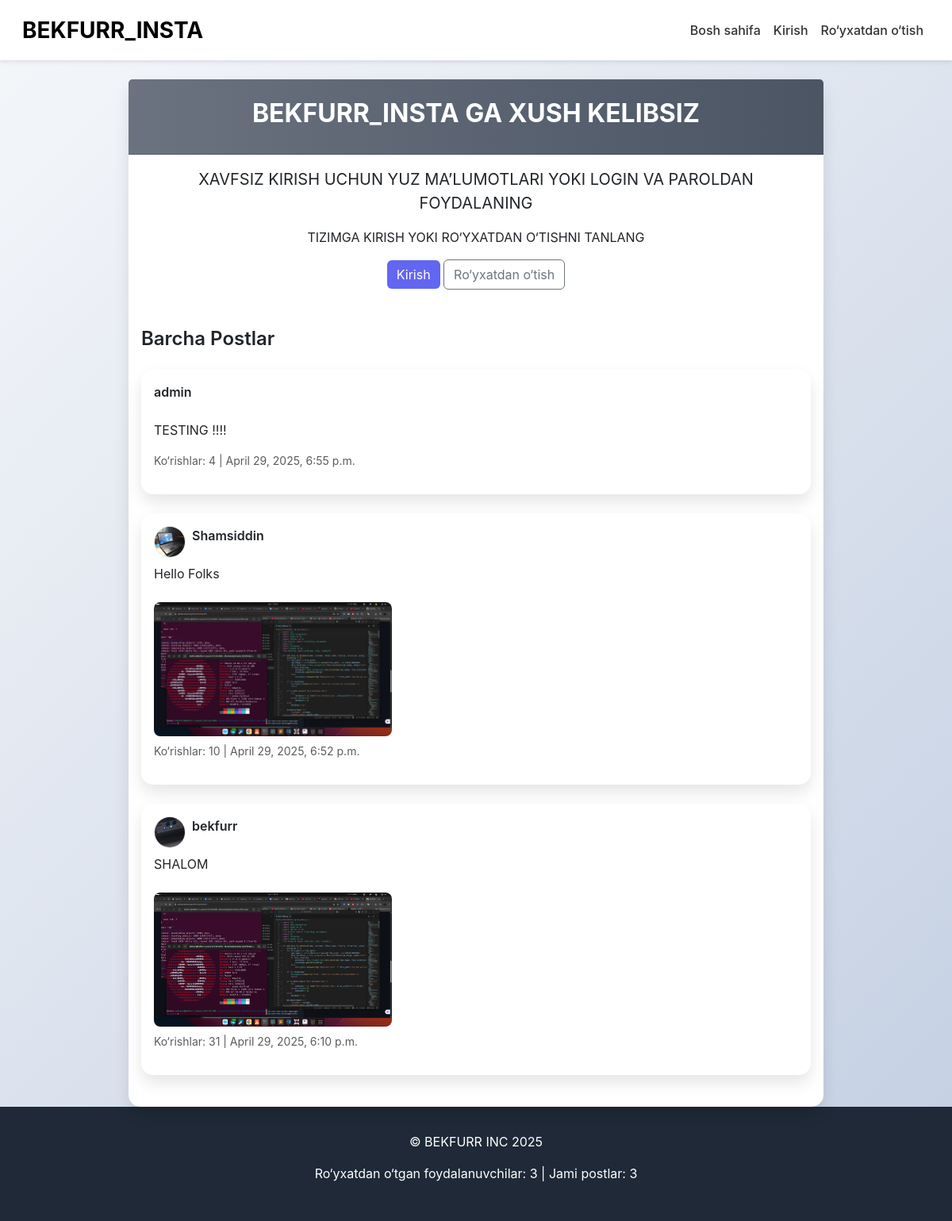
The page / on the database its author committed.
### face_auth/models.py (models this page shows, shortened)
class Post(models.Model):
    user = models.ForeignKey(User, on_delete=models.CASCADE)
    content = models.TextField()
    image = models.ImageField(upload_to='posts/', null=True, blank=True)
    views = models.PositiveIntegerField(default=0)  # Ko‘rishlar soni
    created_at = models.DateTimeField(auto_now_add=True)
    updated_at = models.DateTimeField(auto_now=True)

class FaceProfile(models.Model):
    user = models.OneToOneField(User, on_delete=models.CASCADE)
    face_encoding = models.BinaryField(null=True, blank=True)
    avatar = models.ImageField(upload_to='avatars/', null=True, blank=True)
    created_at = models.DateTimeField(auto_now_add=True)
    updated_at = models.DateTimeField(auto_now=True)

### face_auth/views.py (the view)
# urls.py: path('', views.home, name='home'),
def home(request):
    posts = Post.objects.all().order_by('-created_at')
    for post in posts:
        post.views += 1  # Har ko‘rishda sonni oshirish
        post.save()
    if request.user.is_authenticated and request.user.is_superuser:
        users = User.objects.all()
        return render(request, 'home.html', {'posts': posts, 'users': users})
    return render(request, 'home.html', {'posts': posts})

### face_auth/context_processors.py (called while the page is built)
def site_stats(request):
    return {
        'total_users': User.objects.count(),
        'total_posts': Post.objects.count(),
    }

### templates/home.html (shortened to what this page needs)
{% extends 'base.html' %}
{% block content %}
<div class="card">
    <div class="card-header">
        <h2 class="text-center fs-2 fw-bold">BEKFURR_INSTA GA XUSH KELIBSIZ</h2>
    </div>
    <div class="card-body">
        <div class="text-center mb-5">
            <p class="fs-5">XAVFSIZ KIRISH UCHUN YUZ MA’LUMOTLARI YOKI LOGIN VA PAROLDAN FOYDALANING</p>
            {% if user.is_authenticated %}
                <p>Siz <strong>{{ user.username }}</strong> sifatida tizimga kirdingiz</p>
                <a href="{% url 'dashboard' %}" class="btn btn-primary">Dashboardga o‘tish</a>
                <a href="{% url 'logout' %}" class="btn btn-outline-secondary">Chiqish</a>
            {% else %}
                <p>TIZIMGA KIRISH YOKI RO‘YXATDAN O‘TISHNI TANLANG</p>
                <a href="{% url 'login' %}" class="btn btn-primary">Kirish</a>
                <a href="{% url 'register' %}" class="btn btn-outline-secondary">Ro‘yxatdan o‘tish</a>
            {% endif %}
        </div>
        <div class="mt-5">
            <h4 class="fs-4 fw-semibold mb-4">Barcha Postlar</h4>
            {% for post in posts %}
                <div class="card mb-4">
                    <div class="card-body">
                        <div class="d-flex align-items-center mb-2">
                            {% if post.user.faceprofile.avatar %}
                             <img src="{{ post.user.faceprofile.avatar.url }}" alt="Avatar" class="post-user-avatar rounded-circle me-2">
                            {% endif %}
                            <p class="fw-semibold">{{ post.user.username }}</p>
                        </div>
                        <p>{{ post.content }}</p>
                        {% if post.image %}
                        <img src="{{ post.image.url }}" alt="Post Image" class="zoom-image post-image mt-2">
                        {% endif %}
                        <p class="text-muted small mt-2">Ko‘rishlar: {{ post.views }} | {{ post.created_at }}</p>
                    </div>
                </div>
            {% empty %}
                <p class="text-muted">Hozircha postlar yo‘q</p>
            {% endfor %}
        </div>
    </div>
</div>
{% endblock %}

### templates/base.html (shortened to what this page needs)
<!DOCTYPE html>
<html lang="en">
<head>
    {% load static %}
    <link href="https://cdn.jsdelivr.net/npm/bootstrap@5.3.0/dist/css/bootstrap.min.css" rel="stylesheet">
    <link href="{% static 'css/custom.css' %}" rel="stylesheet">
</head>
<body>
    <nav class="navbar navbar-expand-lg navbar-light sticky-top">
        <div class="container-fluid">
            <a class="navbar-brand fw-bold fs-3" href="{% url 'home' %}">BEKFURR_INSTA</a>
            <div class="collapse navbar-collapse" id="navbarNav">
                <ul class="navbar-nav ms-auto align-items-center">
                    <li class="nav-item">
                        <a class="nav-link" href="{% url 'home' %}">Bosh sahifa</a>
                    </li>
                    {% if user.is_authenticated %}
                        <li class="nav-item">
                            <a class="nav-link" href="{% url 'dashboard' %}">Dashboard</a>
                        </li>
                        {% if user.is_superuser %}
                            <li class="nav-item">
                                <a class="nav-link" href="{% url 'manage_users' %}">Foydalanuvchilarni boshqarish</a>
                            </li>
                        {% endif %}
                        <li class="nav-item d-flex align-items-center">
                            {% if user.faceprofile.avatar %}
                                <img src="{{ user.faceprofile.avatar.url }}" alt="Avatar" class="rounded-circle me-2" width="30" height="30">
                            {% else %}
                                <span class="rounded-circle me-2 user-icon">👤</span>
                            {% endif %}
                            <span class="nav-link fw-semibold">{{ user.username }}</span>
                        </li>
                        <li class="nav-item">
                            <a class="nav-link" href="{% url 'logout' %}">Chiqish</a>
                        </li>
                    {% else %}
                        <li class="nav-item">
                            <a class="nav-link" href="{% url 'login' %}">Kirish</a>
                        </li>
                        <li class="nav-item">
                            <a class="nav-link" href="{% url 'register' %}">Ro‘yxatdan o‘tish</a>
                        </li>
                    {% endif %}
                </ul>
            </div>
        </div>
    </nav>
    <div class="container mt-4">
        {% block content %}{% endblock %}
    </div>
    <footer>
        <p>© BEKFURR INC 2025</p>
        <p>Ro‘yxatdan o‘tgan foydalanuvchilar: {{ total_users }} | Jami postlar: {{ total_posts }}</p>
    </footer>
</body>
</html>

### static/css/custom.css (style rules this page uses)
body { background: linear-gradient(135deg, #f5f7fa 0%, #c3cfe2 100%); font-family: 'Inter', sans-serif; min-height: 100vh; display: flex; flex-direction: column; }
.container { max-width: 900px; }
.card { border: none; border-radius: 15px; box-shadow: 0 10px 20px rgba(0, 0, 0, 0.1); background: white; }
.card-header { background: linear-gradient(to right, #6b7280, #4b5563); color: white; border-radius: 15px 15px 0 0; padding: 1.5rem; }
.navbar { background: white; box-shadow: 0 2px 5px rgba(0, 0, 0, 0.1); padding: 0.75rem 1rem; }
.navbar-brand { font-size: 1.5rem; }
.nav-link { font-weight: 500; color: #333; }
.post-image { max-width: 300px; height: auto; object-fit: cover; border-radius: 8px; transition: transform 0.3s; }
.post-user-avatar { width: 40px; height: 40px; object-fit: cover; border: 1px solid #e5e7eb; }
.btn-primary { background: #6366f1; border: none; transition: transform 0.2s; }
footer { margin-top: auto; background: #1f2937; color: white; padding: 2rem; text-align: center; }

### rows shown on the page
Post: user.username "admin", content "TESTING !!!!", views "4", created_at "April 29, 2025, 6:55 p.m."
Post: user.faceprofile.avatar (picture), user.username "Shamsiddin", content "Hello Folks", image (picture), views "10", created_at "April 29, 2025, 6:52 p.m."
Post: user.faceprofile.avatar (picture), user.username "bekfurr", content "SHALOM", image (picture), views "31", created_at "April 29, 2025, 6:10 p.m."

### other values the page prints
{{ total_users }} "3"
{{ total_posts }} "3"
